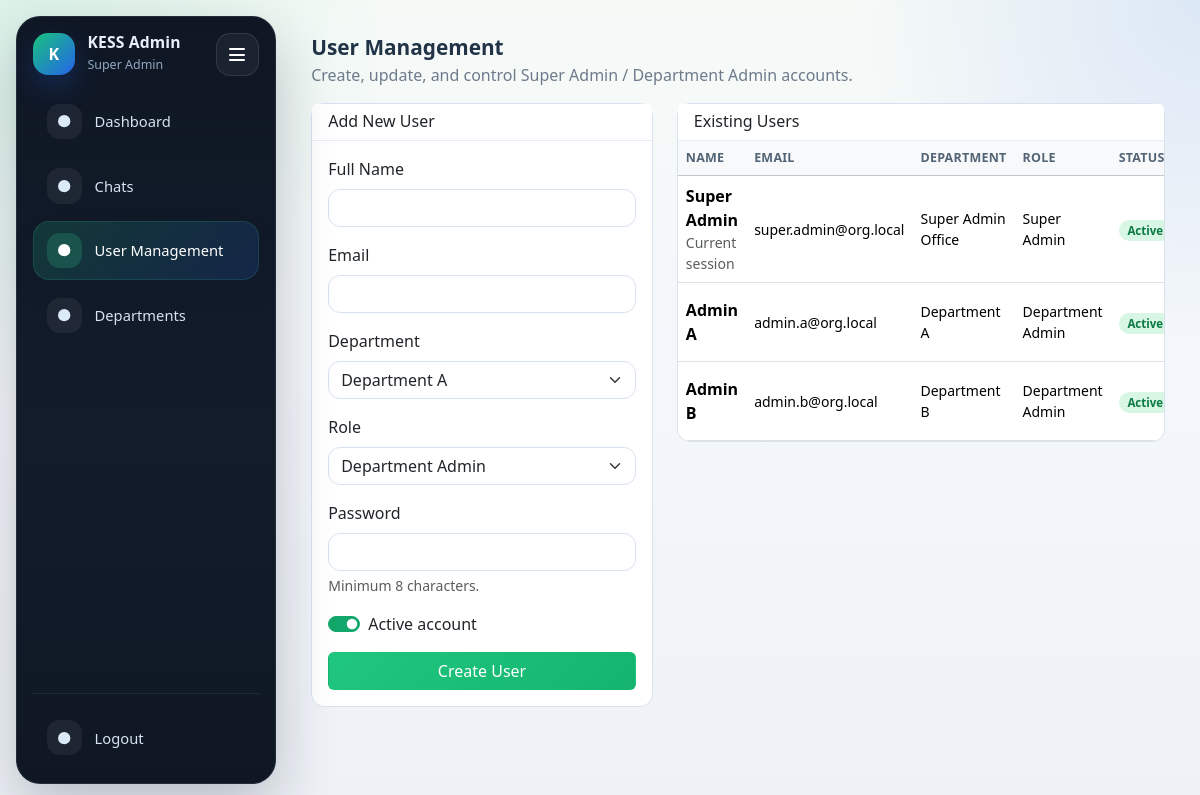
Screenshot of /users/index.php (signed in) with the database file from the repository.
### tables this page shows
CREATE TABLE users (
    id INT UNSIGNED AUTO_INCREMENT PRIMARY KEY,
    department_id INT UNSIGNED NOT NULL,
    full_name VARCHAR(120) NOT NULL,
    email VARCHAR(120) NOT NULL UNIQUE,
    password_hash VARCHAR(255) NOT NULL,
    role ENUM('super_admin', 'department_admin') NOT NULL DEFAULT 'department_admin',
    is_active TINYINT(1) NOT NULL DEFAULT 1,
    created_at TIMESTAMP NOT NULL DEFAULT CURRENT_TIMESTAMP,
    updated_at TIMESTAMP NOT NULL DEFAULT CURRENT_TIMESTAMP ON UPDATE CURRENT_TIMESTAMP,
    CONSTRAINT fk_users_department
        FOREIGN KEY (department_id) REFERENCES departments(id)
        ON UPDATE CASCADE
        ON DELETE RESTRICT,
    INDEX idx_users_role_active (role, is_active),
    INDEX idx_users_department (department_id)
);

CREATE TABLE departments (
    id INT UNSIGNED AUTO_INCREMENT PRIMARY KEY,
    name VARCHAR(100) NOT NULL UNIQUE,
    created_at TIMESTAMP NOT NULL DEFAULT CURRENT_TIMESTAMP
);

### includes/helpers.php (called while the page is built, shortened)
<?php
function e(?string $value): string
{
    return htmlspecialchars((string) $value, ENT_QUOTES, 'UTF-8');
}
function baseUrl(string $path = ''): string
{
    return BASE_URL . '/' . ltrim($path, '/');
}

### config/database.php (called while the page is built, shortened)
<?php
function db(): PDO
{
    static $pdo = null;
    if ($pdo instanceof PDO) {
        return $pdo;
    }
    $dsn = sprintf(
        'mysql:host=%s;port=%s;dbname=%s;charset=utf8mb4',
        DB_HOST,
        DB_PORT,
        DB_NAME
    );
    try {
        $pdo = new PDO($dsn, DB_USER, DB_PASS, [
            PDO::ATTR_ERRMODE => PDO::ERRMODE_EXCEPTION,
            PDO::ATTR_DEFAULT_FETCH_MODE => PDO::FETCH_ASSOC,
            PDO::ATTR_EMULATE_PREPARES => false,
        ]);
    } catch (PDOException $exception) {
        http_response_code(500);
        exit('Database connection failed. Please verify config/app.php and import database/schema.sql.');
    }
    return $pdo;
}

### includes/departments.php (called while the page is built, shortened)
<?php
require_once __DIR__ . '/../config/database.php';
function getAllDepartments(): array
{
    $statement = db()->prepare('SELECT id, name, created_at FROM departments ORDER BY name ASC');
    $statement->execute();
    return $statement->fetchAll();
}

### includes/users.php (called while the page is built, shortened)
<?php
require_once __DIR__ . '/../config/database.php';
function getUserRoleLabel(string $role): string
{
    if ($role === ROLE_SUPER_ADMIN) {
        return 'Super Admin';
    }
    return 'Department Admin';
}
function getAllUsersForManagement(): array
{
    $sql = 'SELECT
                u.id,
                u.full_name,
                u.email,
                u.role,
                u.is_active,
                u.created_at,
                u.department_id,
                d.name AS department_name
            FROM users u
            INNER JOIN departments d ON d.id = u.department_id
            ORDER BY
                CASE WHEN u.role = ? THEN 0 ELSE 1 END,
                u.full_name ASC';
    $statement = db()->prepare($sql);
    $statement->execute([ROLE_SUPER_ADMIN]);
    return $statement->fetchAll();
}

### includes/auth.php (called while the page is built, shortened)
<?php
require_once __DIR__ . '/helpers.php';
function getCurrentUserId(): int
{
    return (int) ($_SESSION['user']['id'] ?? 0);
}

### users/index.php (the view, shortened to what this page needs)
<?php
require_once __DIR__ . '/../includes/auth.php';
require_once __DIR__ . '/../includes/navigation.php';
require_once __DIR__ . '/../includes/users.php';
require_once __DIR__ . '/../includes/departments.php';
$currentUserId = getCurrentUserId();
$departmentRows = getAllDepartments();
$departmentIds = array_map(static fn(array $row): int => (int) $row['id'], $departmentRows);
$formMode = 'create';
$formData = [
    'user_id' => 0,
    'full_name' => '',
    'email' => '',
    'department_id' => count($departmentIds) > 0 ? $departmentIds[0] : 0,
    'role' => ROLE_DEPARTMENT_ADMIN,
    'is_active' => 1,
];
$users = getAllUsersForManagement();
?>
<!doctype html>
<html lang="en">
<head>
    <link href="https://cdn.jsdelivr.net/npm/bootstrap@5.3.3/dist/css/bootstrap.min.css" rel="stylesheet">
    <link rel="stylesheet" href="<?= e(baseUrl('/assets/css/main.css')) ?>">
    <link rel="stylesheet" href="<?= e(baseUrl('/assets/css/layout.css')) ?>">
    <link rel="stylesheet" href="<?= e(baseUrl('/assets/css/sidebar.css')) ?>">
    <link rel="stylesheet" href="<?= e(baseUrl('/assets/css/users.css')) ?>">
</head>
<body>
<div class="app-shell">
    <main class="app-main">
        <div class="page-wrapper">
            <h1 class="page-title">User Management</h1>
            <p class="page-subtitle">Create, update, and control Super Admin / Department Admin accounts.</p>
            <div class="row g-4">
                <div class="col-12 col-xl-5">
                    <div class="card module-card">
                        <div class="card-header d-flex justify-content-between align-items-center">
                            <h2 class="h6 mb-0"><?= $formMode === 'update' ? 'Edit User' : 'Add New User' ?></h2>
                        </div>
                        <div class="card-body">
                            <form method="post" action="<?= e(baseUrl('/users/index.php' . ($formMode === 'update' ? '?edit_id=' . (int) $formData['user_id'] : ''))) ?>">
                                <div class="mb-3">
                                    <label for="full_name" class="form-label">Full Name</label>
                                    <input type="text" class="form-control" id="full_name" name="full_name" value="<?= e((string) $formData['full_name']) ?>" required>
                                </div>
                                <div class="mb-3">
                                    <label for="email" class="form-label">Email</label>
                                    <input type="email" class="form-control" id="email" name="email" value="<?= e((string) $formData['email']) ?>" required>
                                </div>
                                <div class="mb-3">
                                    <label for="department_id" class="form-label">Department</label>
                                    <select id="department_id" name="department_id" class="form-select" required>
                                        <?php foreach ($departmentRows as $department): ?>
                                            <?php $selected = (int) $formData['department_id'] === (int) $department['id']; ?>
                                            <option value="<?= (int) $department['id'] ?>"<?= $selected ? ' selected' : '' ?>>
                                                <?= e((string) $department['name']) ?>
                                            </option>
                                        <?php endforeach; ?>
                                    </select>
                                </div>
                                <div class="mb-3">
                                    <label for="role" class="form-label">Role</label>
                                    <select id="role" name="role" class="form-select" required>
                                        <option value="<?= e(ROLE_DEPARTMENT_ADMIN) ?>"<?= (string) $formData['role'] === ROLE_DEPARTMENT_ADMIN ? ' selected' : '' ?>>Department Admin</option>
                                    </select>
                                </div>
                                <div class="mb-3">
                                    <label for="password" class="form-label">
                                        <?= $formMode === 'update' ? 'New Password (optional)' : 'Password' ?>
                                    </label>
                                    <input type="password" class="form-control" id="password" name="password" <?= $formMode === 'create' ? 'required' : '' ?>>
                                    <div class="form-text">Minimum 8 characters.</div>
                                </div>
                                <div class="form-check form-switch mb-3">
                                    <input class="form-check-input" type="checkbox" id="is_active" name="is_active" value="1"<?= (int) $formData['is_active'] === 1 ? ' checked' : '' ?>>
                                    <label class="form-check-label" for="is_active">Active account</label>
                                </div>
                                <button type="submit" class="btn btn-primary w-100">
                                    <?= $formMode === 'update' ? 'Save Changes' : 'Create User' ?>
                                </button>
                            </form>
                        </div>
                    </div>
                </div>
                <div class="col-12 col-xl-7">
                    <div class="card module-card">
                        <div class="card-header">
                            <h2 class="h6 mb-0">Existing Users</h2>
                        </div>
                        <div class="card-body p-0">
                            <div class="table-responsive">
                                <table class="table table-hover align-middle mb-0">
                                    <thead class="table-light">
                                        <tr>
                                            <th scope="col">Name</th>
                                            <th scope="col">Email</th>
                                            <th scope="col">Department</th>
                                            <th scope="col">Role</th>
                                            <th scope="col">Status</th>
                                        </tr>
                                    </thead>
                                    <tbody>
                                    <?php if (count($users) === 0): ?>
                                        <tr>
                                            <td colspan="6" class="text-center text-muted py-4">No users found.</td>
                                        </tr>
                                    <?php else: ?>
                                        <?php foreach ($users as $user): ?>
                                            <?php
                                            $isSelf = (int) $user['id'] === $currentUserId;
                                            $isActive = (int) $user['is_active'] === 1;
                                            ?>
                                            <tr>
                                                <td>
                                                    <div class="fw-semibold"><?= e((string) $user['full_name']) ?></div>
                                                    <?php if ($isSelf): ?>
                                                        <div class="small text-muted">Current session</div>
                                                    <?php endif; ?>
                                                </td>
                                                <td class="small"><?= e((string) $user['email']) ?></td>
                                                <td class="small"><?= e((string) $user['department_name']) ?></td>
                                                <td class="small"><?= e(getUserRoleLabel((string) $user['role'])) ?></td>
                                                <td>
                                                    <span class="status-pill <?= $isActive ? 'active' : 'inactive' ?>">
                                                        <?= $isActive ? 'Active' : 'Inactive' ?>
                                                    </span>
                                                </td>
                                            </tr>
                                        <?php endforeach; ?>
                                    <?php endif; ?>
                                    </tbody>
                                </table>
                            </div>
                        </div>
                    </div>
                </div>
            </div>
        </div>
    </main>
</div>
</body>
</html>

### rows the page displays
users: full_name "Super Admin", shows "Current session", email "super.admin@org.local", department.name "Super Admin Office", role "Super Admin", is_active "Active"
users: full_name "Admin A", email "admin.a@org.local", department.name "Department A", role "Department Admin", is_active "Active"
users: full_name "Admin B", email "admin.b@org.local", department.name "Department B", role "Department Admin", is_active "Active"

### other values shown
$roleLabel "Super Admin"
$item['label'] "Dashboard"
$item['label'] "Chats"
$item['label'] "User Management"
$item['label'] "Departments"
$logoutItem['label'] "Logout"
form field department_id "Department A"
